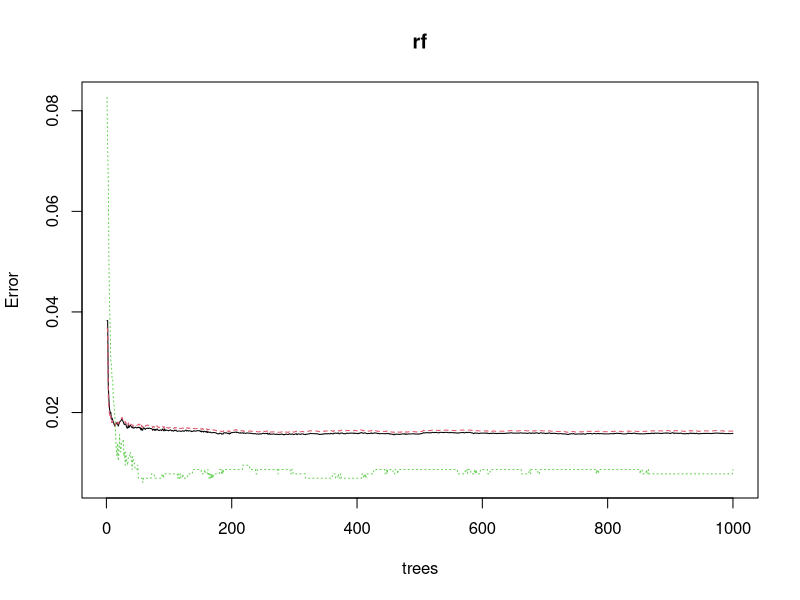
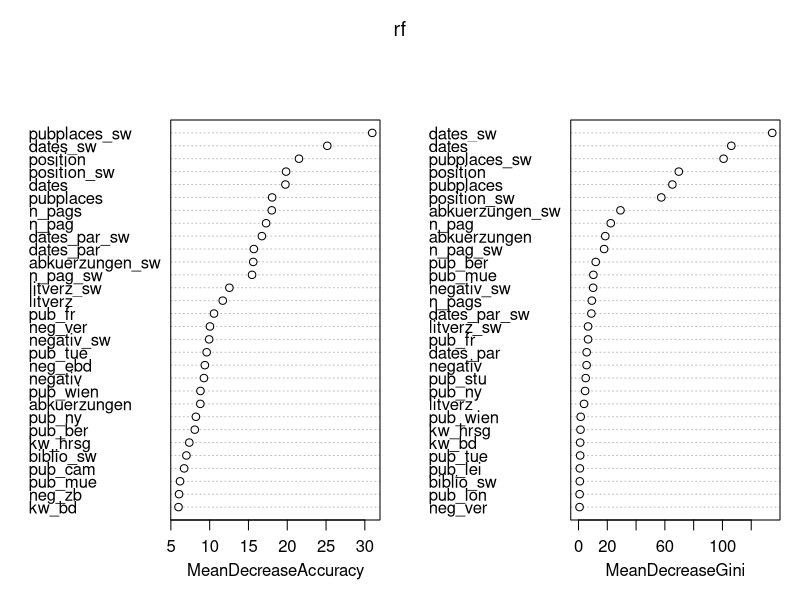
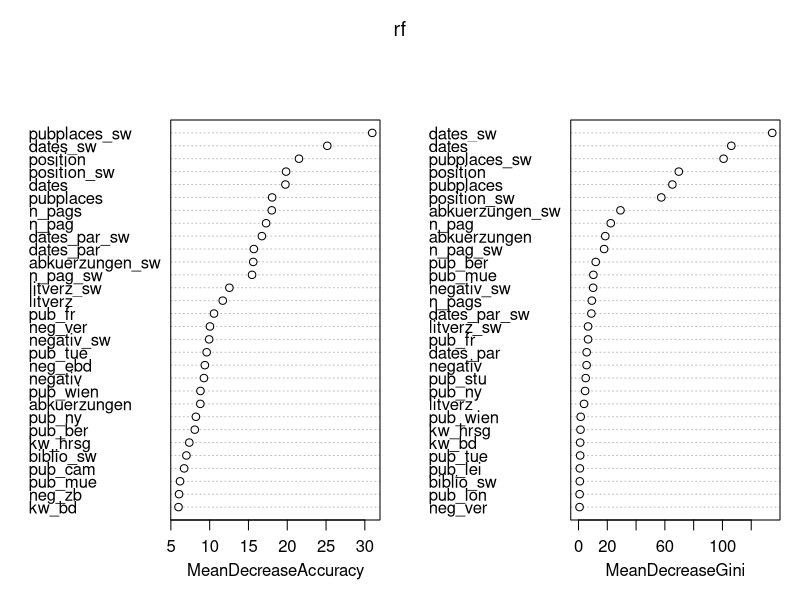

These figures' R source, in order: (Note: this script raises an error after producing the figures.)
# Load packages
library("stats")
library("readr")
library("zoo")
library("cluster")
library("dplyr")
library("randomForest")
citation("randomForest")
# Load data
thesis <- read_csv("data/20220603_bib_sample_etiquetado.csv")

# Selected variables:
# dates (proportion of dates vs total words on page)
# litverz
# biblio (proportion of the word "bibliography" vs total words)
# pubplaces (publication places)
# abkuerzungen (abbreviations)
# position
names(thesis)
# All thesis' names
uniq_t <- unique(thesis$pdf_name)

thesis_list <- list()
for (i in 1:length(uniq_t)){
  
  print(i)
  thesis_i <- thesis[thesis$pdf_name == uniq_t[i],] 
  
  thesis_i$dates_sw <- rollapply(thesis_i$dates, width = 5, by = 1, mean,
                                 na.rm = TRUE, fill = NA)
  
  thesis_i$dates_par_sw <- rollapply(thesis_i$dates_par, width = 5, by = 1, mean,
                                 na.rm = TRUE, fill = NA)
  
  thesis_i$litverz_sw <- rollapply(thesis_i$litverz, width = 5, by = 1, mean,
                                   na.rm = TRUE, fill = NA)
  
  thesis_i$biblio_sw <- rollapply(thesis_i$biblio, width = 5, by = 1, mean,
                                  na.rm = TRUE, fill = NA)
  
  thesis_i$pubplaces_sw <- rollapply(thesis_i$pubplaces, width = 5, by = 1, mean,
                                     na.rm = TRUE, fill = NA)
  
  thesis_i$abkuerzungen_sw <- rollapply(thesis_i$abkuerzungen, width = 5, by = 1, mean,
                                        na.rm = TRUE, fill = NA)
  thesis_i$negativ_sw <- rollapply(thesis_i$negativ, width = 5, by = 1, mean,
                                  na.rm = TRUE, fill = NA)
  
  thesis_i$position_sw <- rollapply(thesis_i$position, width = 5, by = 1, mean,
                                  na.rm = TRUE, fill = NA)
  
  thesis_i$n_pag_sw <- rollapply(thesis_i$n_pag, width = 5, by = 1, mean,
                               na.rm = TRUE, fill = NA)
  thesis_list[[i]] <- thesis_i
}

train_table <- bind_rows(thesis_list, .id = "column_label")
train_table <- train_table[,c(names(thesis_list[[1]]))]
train_table_clean <- train_table[complete.cases(train_table),]

ssize <- floor(0.632*min(table(train_table_clean$bibtest)))

rf <- randomForest(y=as.factor(train_table_clean$bibtest),
                   x=train_table_clean[,-c(1,3)],
                   ntree = 1000,
                   sampsize = c(ssize,ssize),
                   importance = TRUE)
plot(rf)
rf$confusion
importance <- as.data.frame(importance(rf, type=1))
varImpPlot(rf)
img <- varImpPlot(rf)
img_df <- as.data.frame(img)
# Add OOB prediction
train_table_clean$bibtest_rf <- rf$predicted
table(train_table_clean$bibtest, train_table_clean$bibtest)
?randomForest
write.csv(img_df, "feature_relevancerf2.csv")
?write_csv()
# Other accuracy measures
conf_matrix <- rf$confusion
precision <- conf_matrix[2,2]/(sum(conf_matrix[2:1,2]))
recall <- conf_matrix[2,2]/(sum(conf_matrix[2,1:2]))

precision
recall

# F1 Score = 2 * (Precision * Recall) / (Precision + Recall)
f1 <- 2 * (precision * recall) / (precision + recall)
f1

## ----  Prediction on all thesis
thesis <- df3_clean

# Selected variables:
# dates (proportion of dates vs total words on page)
# litverz (proportion of the word "Literaturverzeichnis" vs total words)
# biblio (proportion of the word "Bibliographie" vs total words)
# pubplaces (publication places)
# abkuerzungen (abbreviations)
# position

# All thesis
uniq_t <- unique(thesis$pdf_name)

thesis_list <- list()
for (i in 1:length(uniq_t)){
  
  print(i)
  thesis_i <- thesis[thesis$pdf_name == uniq_t[i],] 
  
  thesis_i$dates_sw <- rollapply(thesis_i$dates, width = 5, by = 1, mean,
                                 na.rm = TRUE, fill = NA)
  
  thesis_i$dates_par_sw <- rollapply(thesis_i$dates_par, width = 5, by = 1, mean,
                                     na.rm = TRUE, fill = NA)
  
  thesis_i$litverz_sw <- rollapply(thesis_i$litverz, width = 5, by = 1, mean,
                                   na.rm = TRUE, fill = NA)
  
  thesis_i$biblio_sw <- rollapply(thesis_i$biblio, width = 5, by = 1, mean,
                                  na.rm = TRUE, fill = NA)
  
  thesis_i$pubplaces_sw <- rollapply(thesis_i$pubplaces, width = 5, by = 1, mean,
                                     na.rm = TRUE, fill = NA)
  
  thesis_i$abkuerzungen_sw <- rollapply(thesis_i$abkuerzungen, width = 5, by = 1, mean,
                                        na.rm = TRUE, fill = NA)
  thesis_i$negativ_sw <- rollapply(thesis_i$negativ, width = 5, by = 1, mean,
                                   na.rm = TRUE, fill = NA)
  
  thesis_i$position_sw <- rollapply(thesis_i$position, width = 5, by = 1, mean,
                                    na.rm = TRUE, fill = NA)
  
  thesis_i$n_pag_sw <- rollapply(thesis_i$n_pag, width = 5, by = 1, mean,
                                 na.rm = TRUE, fill = NA)
  thesis_list[[i]] <- thesis_i
}

full_table <- bind_rows(thesis_list, .id = "column_label")
full_table <- full_table[,c(names(thesis_list[[1]]))]
full_table_clean <- full_table[complete.cases(full_table),]
prediction <- predict(rf, full_table_clean)
full_table_clean$biblio_class <- prediction

write_csv(full_table_clean, "data/20220603_proportions_bibpred_RF3.csv")
